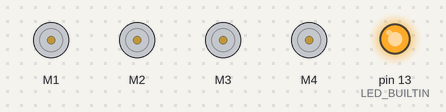
Bench run of a sketch on a simulated Arduino Uno, built with avr-gcc and run on an emulated ATmega328P. On the bench: 4 × DC motor (green arrow = forward, orange = backward, longer = faster), output pins drawn as LEDs (lit = HIGH).

Above: at 0.5 s.
At 1.5 s:
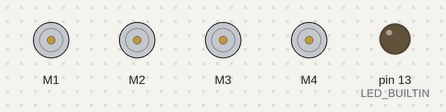
At 2.5 s:
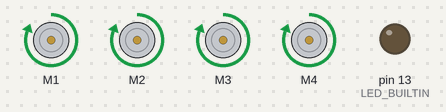
At 3.5 s:
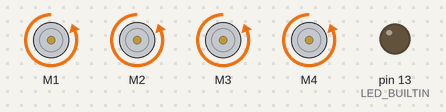
At 4.5 s:
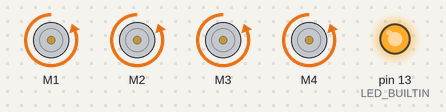
Timing chart, 0 to 5.2 s (numbered marks = the images above):
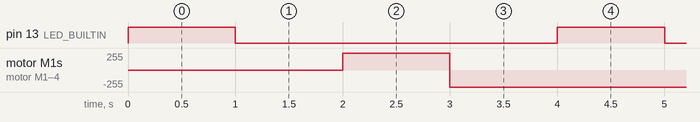

The sketch:

test_motor.ino
```cpp
#include <AFMotor.h>

//initial motors pin
AF_DCMotor motor1(1);
AF_DCMotor motor2(2);
AF_DCMotor motor3(3);
AF_DCMotor motor4(4);


int Speeed = 255;

void setup()
{
  pinMode(LED_BUILTIN, OUTPUT);

}
void loop(){
  digitalWrite(LED_BUILTIN, HIGH);   // turn the LED on (HIGH is the voltage level)
  delay(1000);                       // wait for a second
  digitalWrite(LED_BUILTIN, LOW);    // turn the LED off by making the voltage LOW
  delay(1000);
  forward();
  back();
}
void forward()
{
  motor1.setSpeed(Speeed); //Define maximum velocity
  motor2.setSpeed(Speeed); //Define maximum velocity
  motor3.setSpeed(Speeed);//Define maximum velocity
  motor4.setSpeed(Speeed);//Define maximum velocity
  motor1.run(FORWARD); //rotate the motor clockwise
  motor2.run(FORWARD); //rotate the motor clockwise
  motor3.run(FORWARD); //rotate the motor clockwise
  motor4.run(FORWARD); //rotate the motor clockwise
  delay(1000);
}

void back()
{
  motor1.setSpeed(Speeed); //Define maximum velocity
  motor2.setSpeed(Speeed); //Define maximum velocity
  motor3.setSpeed(Speeed);//Define maximum velocity
  motor4.setSpeed(Speeed);//Define maximum velocity
  motor1.run(BACKWARD); //rotate the motor clockwise
  motor2.run(BACKWARD); //rotate the motor clockwise
  motor3.run(BACKWARD); //rotate the motor clockwise
  motor4.run(BACKWARD); //rotate the motor clockwise
  delay(1000);
}

void left()
{
  motor1.setSpeed(Speeed); //Define maximum velocity
  motor1.run(BACKWARD); //rotate the motor anti-clockwise
  motor2.setSpeed(Speeed); //Define maximum velocity
  motor2.run(BACKWARD); //rotate the motor anti-clockwise
  motor3.setSpeed(Speeed); //Define maximum velocity
  motor3.run(FORWARD);  //rotate the motor clockwise
  motor4.setSpeed(Speeed); //Define maximum velocity
  motor4.run(FORWARD);  //rotate the motor clockwise
}

void right()
{
  motor1.setSpeed(Speeed); //Define maximum velocity
  motor1.run(FORWARD); //rotate the motor clockwise
  motor2.setSpeed(Speeed); //Define maximum velocity
  motor2.run(FORWARD); //rotate the motor clockwise
  motor3.setSpeed(Speeed); //Define maximum velocity
  motor3.run(BACKWARD); //rotate the motor anti-clockwise
  motor4.setSpeed(Speeed); //Define maximum velocity
  motor4.run(BACKWARD); //rotate the motor anti-clockwise
}

void topleft(){
  motor1.setSpeed(Speeed); //Define maximum velocity
  motor1.run(FORWARD); //rotate the motor clockwise
  motor2.setSpeed(Speeed); //Define maximum velocity
  motor2.run(FORWARD); //rotate the motor clockwise
  motor3.setSpeed(Speeed/3.1);//Define maximum velocity
  motor3.run(FORWARD); //rotate the motor clockwise
  motor4.setSpeed(Speeed/3.1);//Define maximum velocity
  motor4.run(FORWARD); //rotate the motor clockwise
}

void topright()
{
  motor1.setSpeed(Speeed/3.1); //Define maximum velocity
  motor1.run(FORWARD); //rotate the motor clockwise
  motor2.setSpeed(Speeed/3.1); //Define maximum velocity
  motor2.run(FORWARD); //rotate the motor clockwise
  motor3.setSpeed(Speeed);//Define maximum velocity
  motor3.run(FORWARD); //rotate the motor clockwise
  motor4.setSpeed(Speeed);//Define maximum velocity
  motor4.run(FORWARD); //rotate the motor clockwise
}

void bottomleft()
{
  motor1.setSpeed(Speeed); //Define maximum velocity
  motor1.run(BACKWARD); //rotate the motor anti-clockwise
  motor2.setSpeed(Speeed); //Define maximum velocity
  motor2.run(BACKWARD); //rotate the motor anti-clockwise
  motor3.setSpeed(Speeed/3.1); //Define maximum velocity
  motor3.run(BACKWARD); //rotate the motor anti-clockwise
  motor4.setSpeed(Speeed/3.1); //Define maximum velocity
  motor4.run(BACKWARD); //rotate the motor anti-clockwise
}

void bottomright()
{
  motor1.setSpeed(Speeed/3.1); //Define maximum velocity
  motor1.run(BACKWARD); //rotate the motor anti-clockwise
  motor2.setSpeed(Speeed/3.1); //Define maximum velocity
  motor2.run(BACKWARD); //rotate the motor anti-clockwise
  motor3.setSpeed(Speeed); //Define maximum velocity
  motor3.run(BACKWARD); //rotate the motor anti-clockwise
  motor4.setSpeed(Speeed); //Define maximum velocity
  motor4.run(BACKWARD); //rotate the motor anti-clockwise
}


void Stop()
{
  motor1.setSpeed(0); //Define minimum velocity
  motor1.run(RELEASE); //stop the motor when release the button
  motor2.setSpeed(0); //Define minimum velocity
  motor2.run(RELEASE); //rotate the motor clockwise
  motor3.setSpeed(0); //Define minimum velocity
  motor3.run(RELEASE); //stop the motor when release the button
  motor4.setSpeed(0); //Define minimum velocity
  motor4.run(RELEASE); //stop the motor when release the button
}
```

Measured:
- by itself, pin 13 (LED_BUILTIN): alternates HIGH for 1.0 s and LOW for 3.0 s
- by itself, motor M1–4: alternates forward 255/255 for 1.0 s and backward 255/255 for 3.0 s
